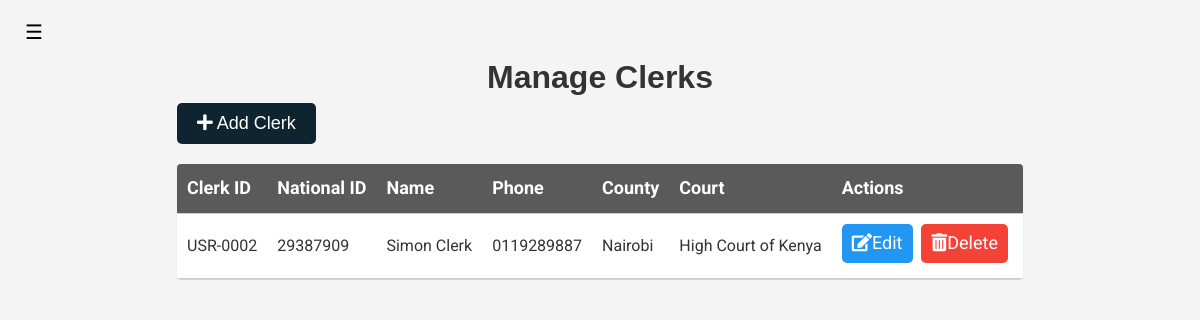
Screenshot of /admin-manage-clerk (signed in) with the database file from the repository.
### court_proceedings_management_application/models.py (models this page shows, shortened)
class User(AbstractUser, PermissionsMixin):
    ROLES = (
        ('admin', 'Admin'),
        ('clerk', 'Clerk'),
        ('judge', 'Judge'),
        ('participant', 'Participant'),
        ('lawyer', 'Lawyer'),
    )
    COUNTY_CHOICES = (
        ('Baringo', 'Baringo'),
        ('Bomet', 'Bomet'),
        ('Bungoma', 'Bungoma'),
        ('Busia', 'Busia'),
        ('Elgeyo Marakwet', 'Elgeyo Marakwet'),
        ('Embu', 'Embu'),
        ('Garissa', 'Garissa'),
        ('Homa Bay', 'Homa Bay'),
        ('Isiolo', 'Isiolo'),
        ('Kajiado', 'Kajiado'),
        ('Kakamega', 'Kakamega'),
        ('Kericho', 'Kericho'),
        ('Kiambu', 'Kiambu'),
        ('Kilifi', 'Kilifi'),
        ('Kirinyaga', 'Kirinyaga'),
        ('Kisii', 'Kisii'),
        ('Kisumu', 'Kisumu'),
        ('Kitui', 'Kitui'),
        ('Kwale', 'Kwale'),
        ('Laikipia', 'Laikipia'),
        ('Lamu', 'Lamu'),
        ('Machakos', 'Machakos'),
        ('Makueni', 'Makueni'),
        ('Mandera', 'Mandera'),
        ('Marsabit', 'Marsabit'),
        ('Meru', 'Meru'),
        ('Migori', 'Migori'),
        ('Mombasa', 'Mombasa'),
        ('Murang\'a', 'Murang\'a'),
        ('Nairobi', 'Nairobi'),
        ('Nakuru', 'Nakuru'),
        ('Nandi', 'Nandi'),
        ('Narok', 'Narok'),
        ('Nyamira', 'Nyamira'),
        ('Nyandarua', 'Nyandarua'),
        ('Nyeri', 'Nyeri'),
        ('Samburu', 'Samburu'),
        ('Siaya', 'Siaya'),
        ('Taita Taveta', 'Taita Taveta'),
        ('Tana River', 'Tana River'),
        ('Tharaka Nithi', 'Tharaka Nithi'),
    )
    TRIBE_CHOICES = (
        ('Kikuyu', 'Kikuyu'),
        ('Luhya', 'Luhya'),
        ('Luo', 'Luo'),
        ('Kalenjin', 'Kalenjin'),
        ('Kamba', 'Kamba'),
        ('Kisii', 'Kisii'),
        ('Mijikenda', 'Mijikenda'),
        ('Meru', 'Meru'),
        ('Turkana', 'Turkana'),
        ('Maasai', 'Maasai'),
        ('Embu', 'Embu'),
        ('Taita', 'Taita'),
        ('Giriama', 'Giriama'),
        ('Rendille', 'Rendille'),
        ('Borana', 'Borana'),
        ('Samburu', 'Samburu'),
        ('Pokomo', 'Pokomo'),
        ('Orma', 'Orma'),
        ('Elmolo', 'Elmolo'),
        ('Digo', 'Digo'),
        ('Swahili', 'Swahili'),
        ('Taveta', 'Taveta'),
        ('Kuria', 'Kuria'),
        ('Mbeere', 'Mbeere'),
        ('Tharaka', 'Tharaka'),
        ('Gusii', 'Gusii'),
        ('Ilchamus', 'Ilchamus'),
        ('Kalenjin', 'Kalenjin'),
        ('Kamba', 'Kamba'),
        ('Kikuyu', 'Kikuyu'),
        ('Kisii', 'Kisii'),
        ('Kuria', 'Kuria'),
        ('Luhya', 'Luhya'),
        ('Luo', 'Luo'),
        ('Maasai', 'Maasai'),
        ('Meru', 'Meru'),
        ('Mijikenda', 'Mijikenda'),
        ('Pokomo', 'Pokomo'),
        ('Rendille', 'Rendille'),
        ('Samburu', 'Samburu'),
        ('Somali', 'Somali'),
        ('Swahili', 'Swahili'),
        ('Taita', 'Taita'),
        ('Taveta', 'Taveta'),
        ('Tharaka', 'Tharaka'),
        ('Turkana', 'Turkana'),
        ('Gabra', 'Gabra'),
        ('Giriama', 'Giriama'),
    )
    GENDER_CHOICES = (
        ('male', 'Male'),
        ('female', 'Female'),
        ('prefer not to say', 'Prefer not to say'),
    )
    profile_image = models.ImageField(upload_to='profile_images/', null=True, blank=True, default='profile_images'
                                                                                                  '/default.png')
    user_id = models.CharField(max_length=30, unique=True)
    first_name = models.CharField(max_length=30)
    last_name = models.CharField(max_length=30, null=True, blank=True)
    username = models.CharField(max_length=30, unique=True)
    email = models.EmailField(unique=True)
    role = models.CharField(max_length=30, choices=ROLES, default='observer')
    national_id = models.IntegerField(unique=True)
    county_of_residence = models.CharField(max_length=30, choices=COUNTY_CHOICES, default='Nairobi')
    phone_number = models.CharField(max_length=15, blank=True)
    gender = models.CharField(max_length=30, choices=GENDER_CHOICES, default='prefer not to say')
    tribe = models.CharField(max_length=30, choices=TRIBE_CHOICES, default='Kikuyu')
    date_of_birth = models.DateField()
    address = models.CharField(max_length=255)
    password = models.CharField(max_length=30)
    is_active = models.BooleanField(default=True)
    is_staff = models.BooleanField(default=False)
    is_superuser = models.BooleanField(default=False)
    date_joined = models.DateTimeField(auto_now_add=True)
    created_by = models.ForeignKey('self', on_delete=models.SET_NULL, null=True, blank=True)
    is_approved = models.BooleanField(default=False)
    courts = models.ManyToManyField('Court', related_name='users', blank=True)
    @property
    def is_authenticated(self):
        return bool(self.username and self.password)

class Court(models.Model):
    COURT_TYPES = (
        ('high court', 'High Court'),
        ('magistrate court', 'Magistrate Court'),
        ('environment court', 'Environment and Land Court'),
        ('labour court', 'Employment and Labour Court'),
        ('anti-corruption court', 'Anti-Corruption Court'),
        ('children court', 'Children\'s Court'),
        ('maritime court', 'Maritime Court'),
        ('military court', 'Military Court'),
        ('tax court', 'Tax Court'),
        ('appeal court', 'Court of Appeal'),
        ('supreme court', 'Supreme Court'),
    )
    name = models.CharField(max_length=255)
    court_id = models.CharField(max_length=30, unique=True)
    court_logo = models.ImageField(upload_to='court_logos/', null=True, blank=True,
                                   default='../static/images/default_court.png')
    court_email = models.EmailField()
    court_phone = models.CharField(max_length=15, blank=True)
    court_address = models.CharField(max_length=255)
    location = models.CharField(max_length=255, choices=User.COUNTY_CHOICES)
    court_type = models.CharField(max_length=255, choices=COURT_TYPES)
    created_by = models.ForeignKey(User, on_delete=models.CASCADE)
    created_on = models.DateTimeField(auto_now_add=True, null=True)

### court_proceedings_management_application/views.py (the view)
# urls.py: path('admin-manage-clerk', views.AdminManageClerksView.as_view(), name='admin-manage-clerk'),
class AdminManageClerksView(View):
    def __init__(self, *args, **kwargs):
        super().__init__(*args, **kwargs)
        self.user_service = UserService()
    def get(self, request):
        if not request.user.is_authenticated:
            return redirect('login')
        user = request.user
        user_info = self.user_service.get_user_info(user.username)
        try:
            clerks = self.user_service.get_user_by_role('clerk')
        except:
            clerks = None
            messages.error(request, 'No clerks found in the database', extra_tags='toast')
        context = {
            'clerks': clerks,
            'user_info': user_info
        }
        return render(request, 'admin-manage-clerk.html', context)

### court_proceedings_management_application/interfaces/user_database.py (called while the page is built)
    def get_user_info(self, username):
        try:
            return get_object_or_404(User, username=username)
        except User.DoesNotExist:
            return UserDoesNotExist(f'User with username {username} does not exist')

    def get_user_by_role(self, role):
        try:
            return User.objects.filter(role=role)
        except User.DoesNotExist:
            return UserDoesNotExist(f'User with role {role} does not exist')

### court_proceedings_management_application/interfaces/user_service.py (called while the page is built)
    def get_user_info(self, username):
        try:
            return self.user_database.get_user_info(username)
        except UserDoesNotExist as e:
            print(e)
            return None

    def get_user_by_role(self, role):
        try:
            return self.user_database.get_user_by_role(role)
        except UserDoesNotExist as e:
            print(e)
            return None

### templates/admin-manage-clerk.html (shortened to what this page needs)
{% extends 'sidebar.html' %}
{% load static %}
    {% block title %}
        Manage Clerks
    {% endblock %}
    {% block content %}
        <article aria-label="clerk-table">
            <button class="btn btn-primary btn-primary-action" onclick="redirectToCreateClerk()"><i
                    class="fas fa-plus"></i> Add
                Clerk
            </button>
            <div class="table-container">
                <table class="material-table">
                    <thead>
                    <tr>
                        <th>Clerk ID</th>
                        <th>National ID</th>
                        <th>Name</th>
                        <th>Phone</th>
                        <th>County</th>
                        <th>Court</th>
                        <th>Actions</th>
                    </tr>
                    </thead>
                    <tbody>
                    {% for clerk in clerks %}
                        <tr>
                            <td>{{ clerk.user_id }}</td>
                            <td>{{ clerk.national_id }}</td>
                            <td>{{ clerk.first_name }} {{ clerk.last_name }}</td>
                            <td>{{ clerk.phone_number }}</td>
                            <td>{{ clerk.county_of_residence }}</td>
                            {% if clerk.courts.all %}
                                {% with clerk.courts.all as courts %}
                                    {% if courts|length == 0 %}
                                        <td>NA</td>
                                    {% elif courts|length == 1 %}
                                        <td>{{ courts.0.name }}</td>
                                    {% else %}
                                        <td>{{ courts.0.name }} & {{ courts|length|add:"-1" }} Others</td>
                                    {% endif %}
                                {% endwith %}
                            {% else %}
                                <td>NA</td>
                            {% endif %}
                            <td>
                                <a class="btn btn-info btn-secondary-action"
                                   href="{% url 'admin-edit-clerk' user_id=clerk.id %}"><i
                                        class="fas fa-edit"></i>Edit</a>
                                <a class="btn btn-danger btn-secondary-action"
                                   href="{% url 'admin-delete-clerk' user_id=clerk.id %}"
                                   onclick="confirmDeleteDialog(event, this.href)"><i
                                        class="fas fa-trash-alt"></i>Delete</a>
                            </td>
                        </tr>
                    {% endfor %}
                    </tbody>
                </table>
            </div>
        </article>
    {% endblock %}

### static/styles/main.css (style rules this page uses)
body { font-family: 'Roboto Light', sans-serif; font-size: 16px; line-height: 1.6; color: #333; background-color: #f4f4f4; }
* { margin: 0; padding: 0; box-sizing: border-box; }
a { text-decoration: none; }
.btn { display: inline-block; padding: 10px 20px; color: #fff; border: none; border-radius: 5px; cursor: pointer; text-decoration: none; font-size: 18px; }
.btn-primary { background: #0e2431; color: #fff !important; }
.btn-danger { background: #f44336; }
.btn-info { background: #2196f3; }

### rows the page displays
User: user_id "USR-0002", national_id "29387909", first_name "Simon", last_name "Clerk", phone_number "0119289887", county_of_residence "Nairobi", courts.all.0.name "High Court of Kenya"
